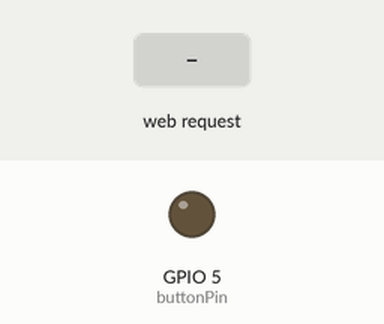
A sketch run on a simulated ESP8266 (NodeMCU). Parts: output pins drawn as LEDs (lit = HIGH). The inputs (shaded band) are chosen by the test bench. WiFi joins after 1.5 s; servers stay silent unless stated; what the sketch prints to the serial monitor is not drawn.

Above: at 3.2 s.
3.3 s: HTTP request GET /toggle_state received
At 3.6 s:
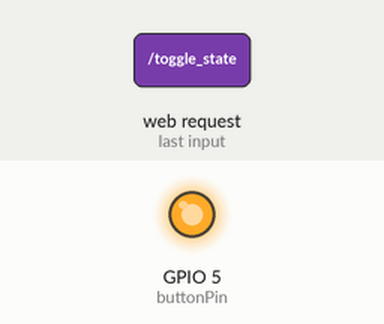
5.8 s: HTTP request GET /forceOff received
At 11.7 s:
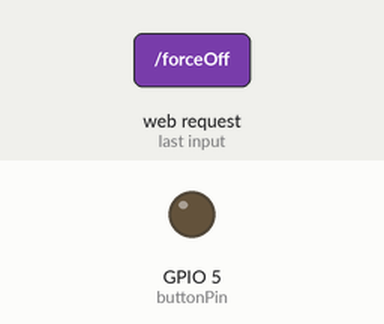
Timing chart, 0 to 13.2 s (numbered marks = the images above; inputs shaded):
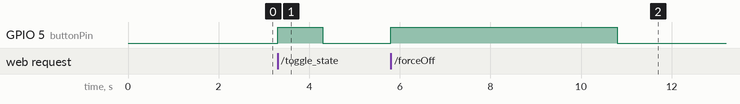

The sketch:

esp8266_PC.ino
```cpp
#include <ESP8266WiFi.h>
#include <ESP8266WebServer.h>
#include <ArduinoJson.h>
#include "config.h"


ESP8266WebServer server(80);

void setup() {

  Serial.begin(115200);
  // Connect to Wi-Fi
  WiFi.begin(WIFI_SSID, WIFI_PASSWORD);
  while (WiFi.status() != WL_CONNECTED) {
    delay(1000);
    Serial.println("Connecting to WiFi...");
  }
  Serial.println("Connected to WiFi");
  Serial.println(WiFi.localIP().toString());
  // Define HTTP endpoints
  server.on("/discover", HTTP_GET, handleDiscover);
  server.on("/toggle_state", HTTP_GET, handleToggle);
  server.on("/forceOff", HTTP_GET, handleForceOff);

  // Start server
  server.begin();
  Serial.println("HTTP server started");

  pinMode(buttonPin, OUTPUT);

}

void loop() {

  server.handleClient();
}

void handleDiscover() {
  StaticJsonDocument<200> doc;
  doc["name"] = "ESP8266 PC";
  doc["ip_address"] = WiFi.localIP().toString(); // Add the IP address
  doc["mac_address"] = WiFi.macAddress(); // Add the MAC address

  JsonArray endpoints = doc.createNestedArray("endpoints");
  endpoints.add("/toggle_state");
  endpoints.add("/forceOff");

  String response;
  serializeJson(doc, response);

  server.send(200, "application/json", response);
}

void handleToggle() {
  digitalWrite(buttonPin, HIGH);
  delay(1000);
  digitalWrite(buttonPin, LOW);
  server.send(200, "text/plain", "PC button has been toggled");
}


void handleForceOff() {
  digitalWrite(buttonPin, HIGH);
  delay(5000);
  digitalWrite(buttonPin, LOW);
  server.send(200, "text/plain", "PC forced OFF");
}
```

config_template.h
```cpp
// config.h
#ifndef CONFIG_H
#define CONFIG_H

#define WIFI_SSID ""
#define WIFI_PASSWORD ""

const int buttonPin = 5;  // D1

#endif
```

Measured:
- after the input at 3.3 s, GPIO 5 (buttonPin): LOW → HIGH at once, → LOW 1.0 s later
- after the input at 5.8 s, GPIO 5 (buttonPin): LOW → HIGH at once, → LOW 5.0 s later
